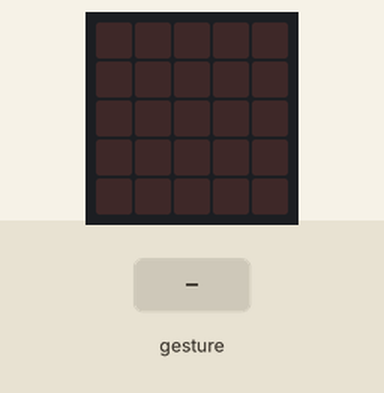
This program was run on a simulated Calliope mini (MakeCode). Shown: the board's 5×5 LED display. The test bench sets the inputs (shaded band). Random numbers come from a fixed seed; a tilt is held for 1.5 s and a shake lasts 1 s, then the board lies face up again.

Above: at 1.2 s.
1.3 s: gesture 'shake'
At 1.9 s:
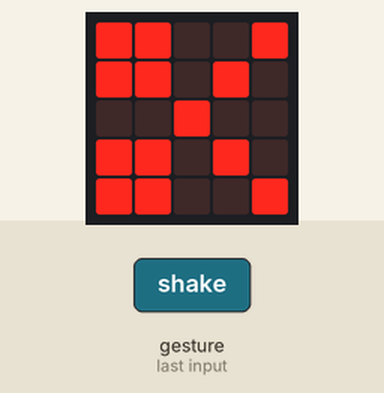
4.3 s: gesture 'shake'
At 5.0 s:
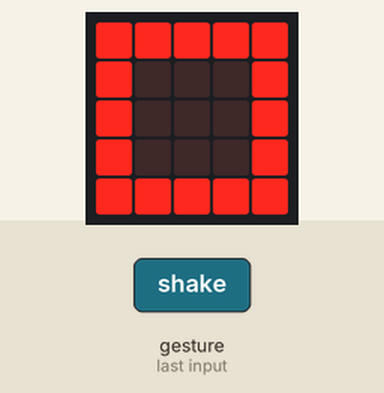
Timing chart, 0 to 7.3 s (numbered marks = the images above; inputs shaded):
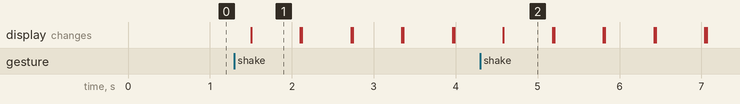

The program:

main.ts
```typescript
let zufall = 0
input.onGesture(Gesture.Shake, function () {
    zufall = randint(1, 3)
})
basic.forever(function () {

})
basic.forever(function () {
    if (zufall == 1) {
        basic.showIcon(IconNames.Scissors)
    }
    if (zufall == 2) {
        basic.showIcon(IconNames.Chessboard)
    }
    if (zufall == 3) {
        basic.showIcon(IconNames.Square)
    }
    basic.clearScreen()
})
```

test.ts
```typescript
// Hier kann man Tests durchführen; diese Datei wird nicht kompiliert, wenn dieses Paket als Erweiterung verwendet wird.
```

Measured:
- after the input at 1.3 s, the display: changes after 0.20 s (image 1)
- what the display in image 1 shows lasts 0.6 s, from 1.5 s to 2.1 s
